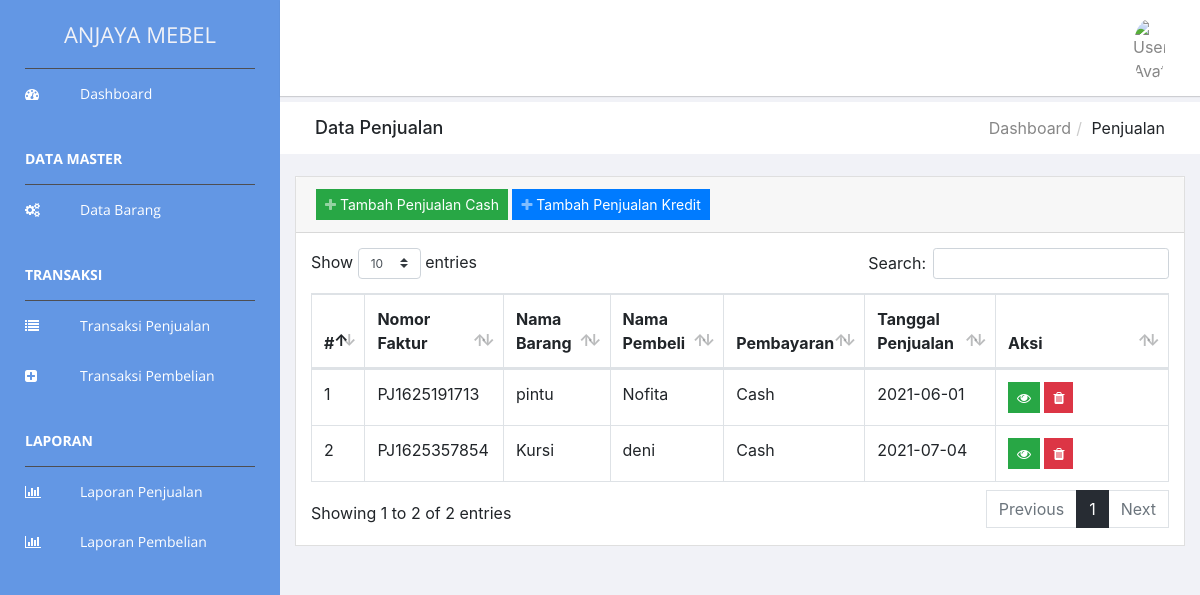
The page /index.php/penjualan on the database as committed earlier.
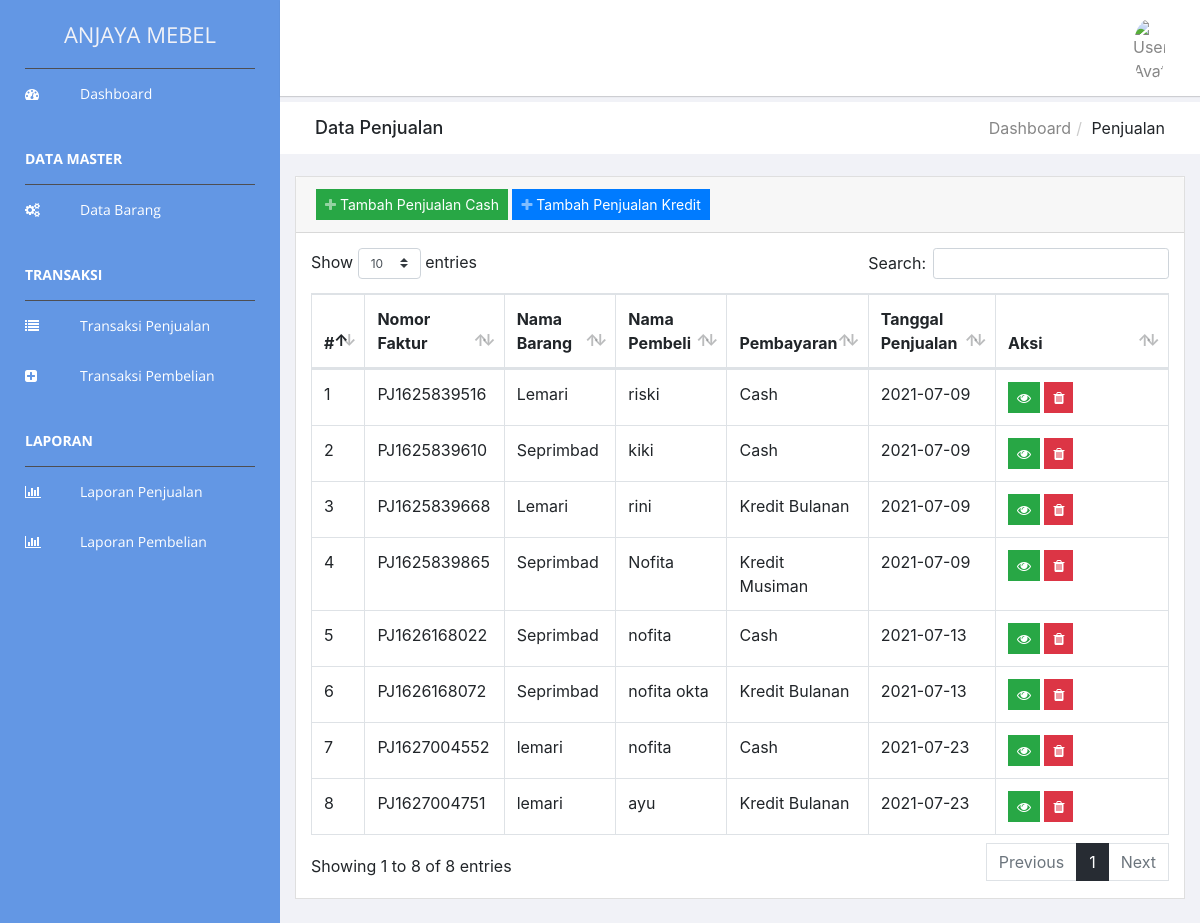
The same page on the database as committed later.
### tables this page shows
CREATE TABLE `transaksi_penjualan` (
  `nomor_faktur` varchar(255) NOT NULL,
  `id_jenis_pembayaran` int(11) NOT NULL COMMENT '1 = cash, 2= kredit bulanan, 3 = kredit musiman',
  `nama_pembeli` varchar(255) NOT NULL,
  `alamat_pembeli` text NOT NULL,
  `no_telp` varchar(20) NOT NULL,
  `foto_ktp` varchar(110) NOT NULL,
  `total` int(11) NOT NULL,
  `tanggal` date NOT NULL
);

CREATE TABLE `detail_penjualan` (
  `nomor_faktur` varchar(255) NOT NULL,
  `barang_kode` varchar(255) NOT NULL,
  `harga` int(11) NOT NULL,
  `jumlah` int(11) NOT NULL,
  `sub_total` int(11) NOT NULL
);

CREATE TABLE `barang` (
  `barang_kode` varchar(255) NOT NULL,
  `barang_nama` varchar(255) NOT NULL,
  `jenis_bahan` varchar(255) NOT NULL,
  `type_barang` varchar(255) NOT NULL,
  `harga_asli` int(11) NOT NULL DEFAULT 0,
  `biaya_produksi` int(11) NOT NULL,
  `biaya_tukang` int(11) NOT NULL,
  `biaya_distribusi` int(11) NOT NULL,
  `biaya_lainlain` int(11) NOT NULL,
  `keuntungan` int(11) NOT NULL,
  `foto` varchar(255) NOT NULL DEFAULT 'default.jpg',
  `stok` int(11) NOT NULL
);

### application/controllers/Penjualan.php (called while the page is built, shortened)
<?php
class Penjualan extends CI_Controller {
    public function __construct()
    {
        $this->load->library('form_validation');
        $this->load->model('Model_master', 'v');
		$this->load->model('M_barang', 'm_barang');
		$this->load->model('Model_penjualan', 'm_penjualan');
		$this->load->model('Model_detail_penjualan', 'm_detail_penjualan');
		$this->load->model('M_pembayaran', 'm_pembayaran');
    }
    public function index()
    {
        $data['title'] = "Data penjualan";
        $data['penjualan'] = $this->v->getDatapenjualan('transaksi_penjualan');
        $this->load->view("template/header", $data);
        $this->load->view('penjualan', $data);
        $this->load->view("template/footer");
    }
}

### index.php (called while the page is built, shortened)
<?php
require_once BASEPATH.'core/CodeIgniter.php';

### application/models/Model_master.php (called while the page is built, shortened)
<?php
class Model_master extends CI_Model {
      public function getDatapenjualan($tb)
      {
        return $query = $this->db->query("SELECT * FROM $tb a join detail_penjualan b on a.nomor_faktur=b.nomor_faktur join barang c on b.barang_kode=c.barang_kode ")->result_array();
      }
}

### application/views/penjualan.php (the view, shortened to what this page needs)
<div class="breadcrumbs">
            <div class="col-sm-4">
                <div class="page-header float-left">
                    <div class="page-title">
                        <h1> Data Penjualan</h1>
                    </div>
                </div>
            </div>
            <div class="col-sm-8">
                <div class="page-header float-right">
                    <div class="page-title">
                        <ol class="breadcrumb text-right">
                            <li><a href="<?=base_url("dashboard");?>">Dashboard</a></li>
                            <li class="active">Penjualan</li>
                        </ol>
                    </div>
                </div>
            </div>
        </div>
        <div class="content mt-3">
            <div class="card">
                <div class="card-header">
                <a href="<?php echo base_url('penjualan/tambahcash') ?>" class="btn btn-success btn-sm btn-show-add">
                    <span class="icon text-white-50">
                        <i class="fa fa-plus"></i>
                    </span>
                    <span class="text">Tambah Penjualan Cash</span>
                </a>
                <a href="<?php echo base_url('penjualan/tambahkredit') ?>" class="btn btn-primary btn-sm btn-show-add">
                    <span class="icon text-white-50">
                        <i class="fa fa-plus"></i>
                    </span>
                    <span class="text">Tambah Penjualan Kredit</span>
                </a>
                </div>
                <div class="card-body">
                    <div class="table-responsive">
                        <table class="table table-bordered" id="dataTable" width="100%" cellspacing="0">
                            <thead>
							<tr>
								<th>#</th>
								<th>Nomor Faktur</th>
								<th>Nama Barang</th>
								<th>Nama Pembeli</th>
								<th>Pembayaran</th>
								<th>Tanggal Penjualan</th>
								<th style="width: 130px">Aksi</th>
							</tr>
						</thead>
                    <tbody>
                        <?php
                                $no = 1;
                                foreach ($penjualan as $row) {
                                ?>
                            <tr>
                                <td><?= $no++ ?></td>
                                <td><?= $row['nomor_faktur'] ?></td>
                                <td><?= $row['barang_nama'] ?></td>
                                <td><?= $row['nama_pembeli'] ?></td>
                                <td> <?php if ($row['id_jenis_pembayaran'] == '1') { ?>
                                    <span>Cash</span>
                                <?php } elseif ($row['id_jenis_pembayaran'] == '2') { ?>
                                    <span>Kredit Bulanan</span>
                                <?php } elseif ($row['id_jenis_pembayaran'] == '3') { ?>
                                    <span>Kredit Musiman</span>
                                <?php } ?></td>
                                <td><?= $row['tanggal'] ?></td>
                                <td>
									<a href="<?= base_url() ;?>penjualan/detail/<?= $row['nomor_faktur']; ?>" class="btn btn-sm btn-success"><i class="fa fa-eye"></i></a>
									<a href="<?= base_url() ;?>penjualan/delete/<?= $row['nomor_faktur']; ?>" onclick="return confirm('Yakin ingin menghapus Data Pemeblian?')" class="btn btn-sm btn-danger"><i class="fa fa-trash"></i></a>
								</td>
                            </tr>
                        <?php } ?>
                    </tbody>
                        </table>
                    </div>
                </div>
            </div>
        </div>

Rows that differ between the two databases and show on the page:
no longer on this page (row edited): transaksi_penjualan: detail_penjualan.nomor_faktur "PJ1625191713", barang.barang_nama "pintu", nama_pembeli "Nofita", shows "Cash", tanggal "2021-06-01"
removed transaksi_penjualan: detail_penjualan.nomor_faktur "PJ1625357854", barang.barang_nama "Kursi", nama_pembeli "deni", shows "Cash", tanggal "2021-07-04"
added transaksi_penjualan: detail_penjualan.nomor_faktur "PJ1625839516", barang.barang_nama "Lemari", nama_pembeli "riski", shows "Cash", tanggal "2021-07-09"
added transaksi_penjualan: detail_penjualan.nomor_faktur "PJ1625839610", barang.barang_nama "Seprimbad", nama_pembeli "kiki", shows "Cash", tanggal "2021-07-09"
added transaksi_penjualan: detail_penjualan.nomor_faktur "PJ1625839668", barang.barang_nama "Lemari", nama_pembeli "rini", shows "Kredit Bulanan", tanggal "2021-07-09"
added transaksi_penjualan: detail_penjualan.nomor_faktur "PJ1625839865", barang.barang_nama "Seprimbad", nama_pembeli "Nofita", shows "Kredit Musiman", tanggal "2021-07-09"
added transaksi_penjualan: detail_penjualan.nomor_faktur "PJ1626168022", barang.barang_nama "Seprimbad", nama_pembeli "nofita", shows "Cash", tanggal "2021-07-13"
added transaksi_penjualan: detail_penjualan.nomor_faktur "PJ1626168072", barang.barang_nama "Seprimbad", nama_pembeli "nofita okta", shows "Kredit Bulanan", tanggal "2021-07-13"
added transaksi_penjualan: detail_penjualan.nomor_faktur "PJ1627004552", barang.barang_nama "lemari", nama_pembeli "nofita", shows "Cash", tanggal "2021-07-23"
added transaksi_penjualan: detail_penjualan.nomor_faktur "PJ1627004751", barang.barang_nama "lemari", nama_pembeli "ayu", shows "Kredit Bulanan", tanggal "2021-07-23"
Other text that changed with them:
text written by a page script: "Show entries Search: Showing 1 to 2 of 2 entries Previous 1 Next" → "Show entries Search: Showing 1 to 8 of 8 entries Previous 1 Next"
